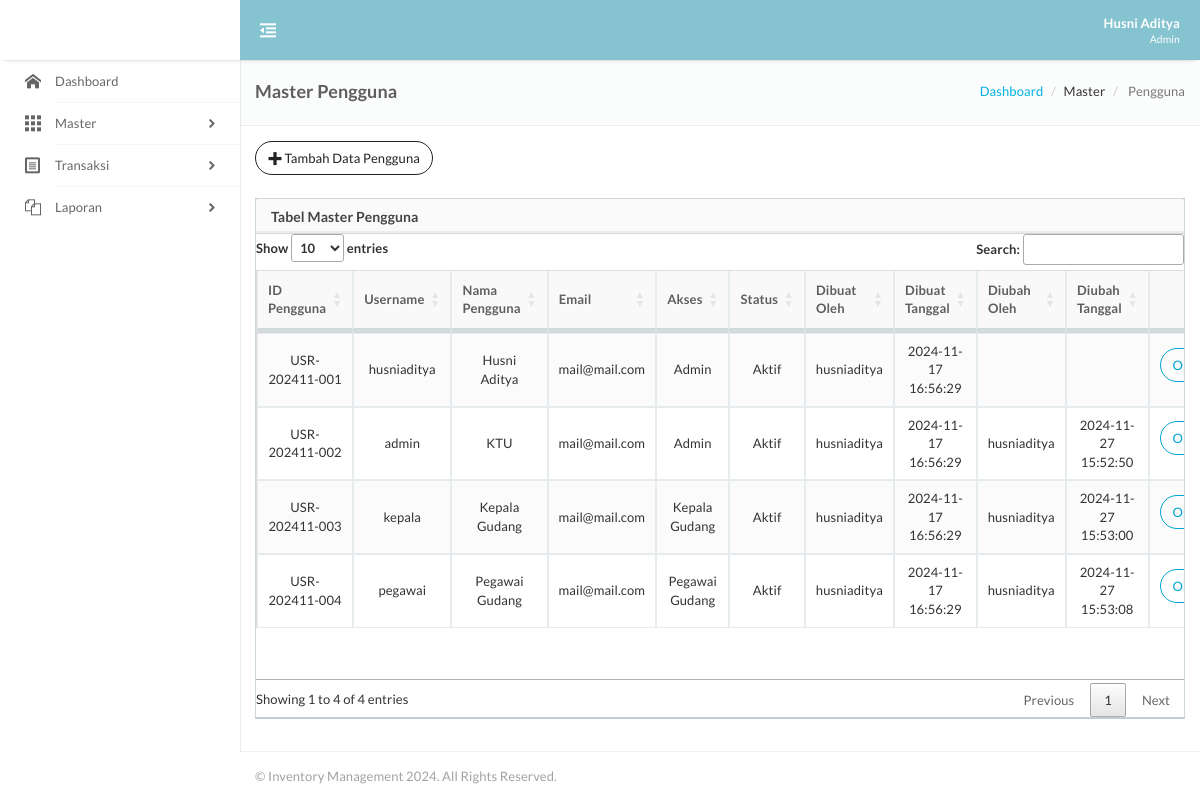
Page /pengguna.php (signed in) on the committed database.
### tables this page shows
CREATE TABLE IF NOT EXISTS `m_user` (
  `ID_USER` varchar(50) NOT NULL,
  `USERNAME` varchar(50) DEFAULT NULL,
  `USERPASSWORD` text DEFAULT NULL,
  `NAMA` varchar(50) DEFAULT NULL,
  `EMAIL` varchar(50) DEFAULT NULL,
  `AKSES` varchar(50) DEFAULT NULL,
  `STATUS` varchar(50) DEFAULT NULL,
  `CREATED_BY` varchar(50) DEFAULT NULL,
  `CREATED_DATE` datetime DEFAULT NULL,
  `UPDATED_BY` varchar(50) DEFAULT NULL,
  `UPDATED_DATE` datetime DEFAULT NULL,
  PRIMARY KEY (`ID_USER`)
);

### module/backend/master/pengguna/t_pengguna.php (called while the page is built, shortened)
<?php
if (isset($_GET['method']) && $_GET['method'] == 'delete') {
    require_once '../../../connection/conn.php';
    $ID_USER_LOGIN = $_SESSION['LOGINUS_INV'];
    $ID_USER_GET = $_GET['id'];
    $query = "DELETE FROM m_user WHERE ID_USER = :ID_USER";
    $params = array(':ID_USER' => $ID_USER_GET);
    $deleteKategori = GetQuery2($query, $params);
    if ($deleteKategori->rowCount() > 0) {
        echo "<script>alert('Data berhasil dihapus');</script>";
        echo "<script>document.location.href='../../../../pengguna.php';</script>";
    } else {
        echo "<script>alert('Data gagal dihapus');</script>";
    }
} else {
    $query = "SELECT *,CASE WHEN STATUS = 1 THEN 'Aktif' ELSE 'Tidak Aktif' END STATUS_DETAIL FROM m_user";
    $params = array();
    $getUser = GetQuery2($query, $params);
    $rowUser = $getUser->fetchAll(PDO::FETCH_ASSOC);
}
?>

### module/connection/conn.php (called while the page is built, shortened)
<?php
$host = "localhost";
$database = "inventory";
$username = "burhan";
$password = "inventory2024";
try {
    $db1 = new PDO("mysql:host=$host;dbname=$database", $username, $password);
    $db1->setAttribute(PDO::ATTR_ERRMODE, PDO::ERRMODE_EXCEPTION);
    function GetQuery2($query, $params = [])
    {
        global $db1;
        $result = $db1->prepare($query);
        $result->execute($params);
        return $result;
    }
} catch (PDOException $e) {
    die("Database connection failed: " . $e->getMessage());
}
?>

### module/view/master/pengguna/v_pengguna.php (the view, shortened to what this page needs)
<div class="container-fluid">
    <div class="page-header page-header-block">
        <div class="page-header-section">
            <h4 class="title semibold">Master Pengguna</h4>
        </div>
        <div class="page-header-section">
            <div class="toolbar">
                <ol class="breadcrumb breadcrumb-transparent nm">
                    <li><a href="dashboard.php">Dashboard</a></li>
                    <li >Master</li>
                    <li class="active"> Pengguna</li>
                </ol>
            </div>
        </div>
    </div>
    <div class="row">
        <div class="col-lg-12">
            <a href="pengguna_transaksi.php" class="open-AddTingkatGelar btn btn-inverse btn-outline mb5 btn-rounded" ><i class="ico-plus2"></i> Tambah Data Pengguna</a>
        </div>
    </div>
    <br>
    <div class="row">
        <div class="col-md-12">
            <div class="panel panel-default" id="demo">
                <div class="panel-heading">
                    <h3 class="panel-title">Tabel Master Pengguna</h3>
                </div>
                <table class="table table-striped table-bordered" id="pengguna-table">
                    <thead>
                        <tr>
                            <th>ID Pengguna</th>
                            <th>Username</th>
                            <th>Nama Pengguna</th>
                            <th>Email</th>
                            <th>Akses</th>
                            <th>Status</th>
                            <th>Dibuat Oleh</th>
                            <th>Dibuat Tanggal</th>
                            <th>Diubah Oleh</th>
                            <th>Diubah Tanggal</th>
                            <th></th>
                        </tr>
                    </thead>
                    <tbody>
                        <?php
                        foreach ($rowUser as $dataUser) {
                            extract($dataUser);
                            ?>
                            <tr>
                                <td align="center"><?= $ID_USER; ?></td>
                                <td align="center"><?= $USERNAME; ?></td>
                                <td align="center"><?= $NAMA; ?></td>
                                <td><?= $EMAIL; ?></td>
                                <td align="center"><?= $AKSES; ?></td>
                                <td align="center"><?= $STATUS_DETAIL; ?></td>
                                <td align="center"><?= $CREATED_BY; ?></td>
                                <td align="center"><?= $CREATED_DATE; ?></td>
                                <td align="center"><?= $UPDATED_BY; ?></td>
                                <td align="center"><?= $UPDATED_DATE; ?></td>
                                <td align="center">
                                    <form id="eventoption-form-<?= uniqid(); ?>" method="post" class="form">
                                        <div class="btn-group" style="margin-bottom:5px;">
                                            <button type="button" class="btn btn-primary btn-outline btn-rounded mb5 dropdown-toggle" data-toggle="dropdown">Opsi <span class="caret"></span></button>
                                        </div>
                                    </form>
                                </td>
                            </tr>
                            <?php
                        }
                        ?>
                    </tbody>
                </table>
            </div>
        </div>
    </div>
</div>

### assets/stylesheet/layout.css (style rules this page uses)
html { position: relative; z-index: 1; min-height: 100%; letter-spacing: 0.1px; }
html body { font-family: 'Lato', sans-serif; font-size: 13px; min-height: 100%; background-color: #fff; overflow-x: hidden; }
#main > .container-fluid, #main > .container { float: left; width: 100%; padding: 15px; padding-bottom: 0; }

### assets/css/custom.css (style rules this page uses)
table.dataTable { width: 100% !important; }

### rows in the picture
m_user: ID_USER "USR-202411-001", USERNAME "husniaditya", NAMA "Husni Aditya", EMAIL "mail@mail.com", AKSES "Admin", STATUS_DETAIL "Aktif", CREATED_BY "husniaditya", CREATED_DATE "2024-11-17 16:56:29"
m_user: ID_USER "USR-202411-002", USERNAME "admin", NAMA "KTU", EMAIL "mail@mail.com", AKSES "Admin", STATUS_DETAIL "Aktif", CREATED_BY "husniaditya", CREATED_DATE "2024-11-17 16:56:29", UPDATED_BY "husniaditya", UPDATED_DATE "2024-11-27 15:52:50"
m_user: ID_USER "USR-202411-003", USERNAME "kepala", NAMA "Kepala Gudang", EMAIL "mail@mail.com", AKSES "Kepala Gudang", STATUS_DETAIL "Aktif", CREATED_BY "husniaditya", CREATED_DATE "2024-11-17 16:56:29", UPDATED_BY "husniaditya", UPDATED_DATE "2024-11-27 15:53:00"
m_user: ID_USER "USR-202411-004", USERNAME "pegawai", NAMA "Pegawai Gudang", EMAIL "mail@mail.com", AKSES "Pegawai Gudang", STATUS_DETAIL "Aktif", CREATED_BY "husniaditya", CREATED_DATE "2024-11-17 16:56:29", UPDATED_BY "husniaditya", UPDATED_DATE "2024-11-27 15:53:08"

### other values in the picture
$_SESSION["LOGINNAMA_INV"] "Husni Aditya"
$_SESSION["LOGINAKS_INV"] "Admin"
